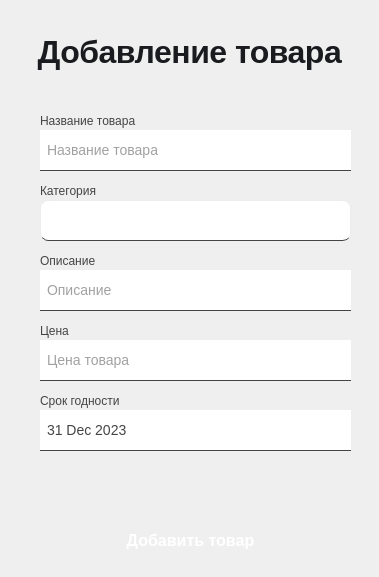
<?xml version="1.0" encoding="UTF-8"?>
<ui version="4.0">
 <class>MainWindow</class>
 <widget class="QMainWindow" name="MainWindow">
  <property name="geometry">
   <rect>
    <x>0</x>
    <y>0</y>
    <width>379</width>
    <height>577</height>
   </rect>
  </property>
  <property name="sizePolicy">
   <sizepolicy hsizetype="Fixed" vsizetype="Fixed">
    <horstretch>0</horstretch>
    <verstretch>0</verstretch>
   </sizepolicy>
  </property>
  <property name="minimumSize">
   <size>
    <width>379</width>
    <height>577</height>
   </size>
  </property>
  <property name="maximumSize">
   <size>
    <width>379</width>
    <height>577</height>
   </size>
  </property>
  <property name="windowTitle">
   <string>ProductManager</string>
  </property>
  <widget class="QWidget" name="centralwidget">
   <widget class="QLabel" name="label">
    <property name="geometry">
     <rect>
      <x>10</x>
      <y>30</y>
      <width>359</width>
      <height>67</height>
     </rect>
    </property>
    <property name="layoutDirection">
     <enum>Qt::LayoutDirection::LeftToRight</enum>
    </property>
    <property name="styleSheet">
     <string notr="true">color: #1A1B1F;
font-family: 'Inter', -apple-system, BlinkMacSystemFont, 'Segoe UI', Roboto, sans-serif;
font-size: 32px;
font-weight: 600;
letter-spacing: -0.5px;
margin-bottom: 24px;
text-align: left;
padding: 0;
line-height: 1.3;
border: none;</string>
    </property>
    <property name="text">
     <string>Добавление товара</string>
    </property>
    <property name="alignment">
     <set>Qt::AlignmentFlag::AlignCenter</set>
    </property>
   </widget>
   <widget class="QLabel" name="lbl_username_6">
    <property name="geometry">
     <rect>
      <x>40</x>
      <y>110</y>
      <width>101</width>
      <height>21</height>
     </rect>
    </property>
    <property name="styleSheet">
     <string notr="true">font-size: 12px;
color: #444;</string>
    </property>
    <property name="text">
     <string>Название товара</string>
    </property>
   </widget>
   <widget class="QLineEdit" name="le_name">
    <property name="geometry">
     <rect>
      <x>40</x>
      <y>130</y>
      <width>311</width>
      <height>41</height>
     </rect>
    </property>
    <property name="styleSheet">
     <string notr="true">border: none;
border-bottom: 1px solid #444;
font-size: 14px;
color: #444;
padding: 5px;

</string>
    </property>
    <property name="placeholderText">
     <string>Название товара</string>
    </property>
   </widget>
   <widget class="QLabel" name="lbl_username_7">
    <property name="geometry">
     <rect>
      <x>40</x>
      <y>180</y>
      <width>101</width>
      <height>21</height>
     </rect>
    </property>
    <property name="styleSheet">
     <string notr="true">font-size: 12px;
color: #444;</string>
    </property>
    <property name="text">
     <string>Категория </string>
    </property>
   </widget>
   <widget class="QLineEdit" name="le_description">
    <property name="geometry">
     <rect>
      <x>40</x>
      <y>270</y>
      <width>311</width>
      <height>41</height>
     </rect>
    </property>
    <property name="styleSheet">
     <string notr="true">border: none;
border-bottom: 1px solid #444;
font-size: 14px;
color: #444;
padding: 5px;

</string>
    </property>
    <property name="text">
     <string/>
    </property>
    <property name="placeholderText">
     <string>Описание</string>
    </property>
   </widget>
   <widget class="QLabel" name="lbl_username_8">
    <property name="geometry">
     <rect>
      <x>40</x>
      <y>250</y>
      <width>101</width>
      <height>21</height>
     </rect>
    </property>
    <property name="styleSheet">
     <string notr="true">font-size: 12px;
color: #444;</string>
    </property>
    <property name="text">
     <string>Описание</string>
    </property>
   </widget>
   <widget class="QLineEdit" name="le_price">
    <property name="geometry">
     <rect>
      <x>40</x>
      <y>340</y>
      <width>311</width>
      <height>41</height>
     </rect>
    </property>
    <property name="styleSheet">
     <string notr="true">border: none;
border-bottom: 1px solid #444;
font-size: 14px;
color: #444;
padding: 5px;

</string>
    </property>
    <property name="text">
     <string/>
    </property>
    <property name="placeholderText">
     <string>Цена товара</string>
    </property>
   </widget>
   <widget class="QLabel" name="lbl_username_9">
    <property name="geometry">
     <rect>
      <x>40</x>
      <y>320</y>
      <width>101</width>
      <height>21</height>
     </rect>
    </property>
    <property name="styleSheet">
     <string notr="true">font-size: 12px;
color: #444;</string>
    </property>
    <property name="text">
     <string>Цена</string>
    </property>
   </widget>
   <widget class="QLabel" name="lbl_username_10">
    <property name="geometry">
     <rect>
      <x>40</x>
      <y>390</y>
      <width>101</width>
      <height>21</height>
     </rect>
    </property>
    <property name="styleSheet">
     <string notr="true">font-size: 12px;
color: #444;</string>
    </property>
    <property name="text">
     <string>Срок годности</string>
    </property>
   </widget>
   <widget class="QDateEdit" name="dateEdit">
    <property name="geometry">
     <rect>
      <x>40</x>
      <y>410</y>
      <width>311</width>
      <height>41</height>
     </rect>
    </property>
    <property name="styleSheet">
     <string notr="true">border: none;
border-bottom: 1px solid #444;
font-size: 14px;
color: #444;
padding: 5px;

</string>
    </property>
    <property name="buttonSymbols">
     <enum>QAbstractSpinBox::ButtonSymbols::NoButtons</enum>
    </property>
    <property name="dateTime">
     <datetime>
      <hour>4</hour>
      <minute>0</minute>
      <second>0</second>
      <year>2023</year>
      <month>12</month>
      <day>31</day>
     </datetime>
    </property>
   </widget>
   <widget class="QPushButton" name="btn_add">
    <property name="geometry">
     <rect>
      <x>20</x>
      <y>520</y>
      <width>341</width>
      <height>41</height>
     </rect>
    </property>
    <property name="styleSheet">
     <string notr="true">QPushButton {
background-color: qlineargradient(spread:pad, x1:0, y1:0.5, x2:1, y2:0.5,
                                    stop:0 #00d4ff, stop:1 #ff00d4);
border-radius: 20px;
color: white;
font-size: 16px;
font-weight: bold;
padding: 5px;
}

QPushButton:hover {
background-color: qlineargradient(spread:pad, x1:0, y1:0.5, x2:1, y2:0.5,
                                            stop:0 #00c3e0, stop:1 #e000c3);
}

QPushButton:pressed {
background-color: qlineargradient(spread:pad, x1:0, y1:0.5, x2:1, y2:0.5,
                                      stop:0 #009bb8, stop:1 #b0009b);
}</string>
    </property>
    <property name="text">
     <string>Добавить товар</string>
    </property>
   </widget>
   <widget class="QComboBox" name="cb_category">
    <property name="geometry">
     <rect>
      <x>40</x>
      <y>200</y>
      <width>311</width>
      <height>41</height>
     </rect>
    </property>
    <property name="styleSheet">
     <string notr="true">QComboBox {
background-color: white;
border: 1px solid rgba(152, 159, 181, 30);
border-radius: 8px;
font-size: 14px;
color: black;
padding-left: 10px;

border-bottom: 1px solid #444;
color: #444;
padding: 5px;
}

QComboBox::drop-down {
    border: none;
    width: 20px;
}

QComboBox QAbstractItemView {
    background-color: white;
    selection-background-color: #0366d6;
    selection-color: white;
    color: #24292e;
}</string>
    </property>
    <item>
     <property name="text">
      <string/>
     </property>
    </item>
    <item>
     <property name="text">
      <string>Фрукты</string>
     </property>
    </item>
    <item>
     <property name="text">
      <string>Овощи</string>
     </property>
    </item>
    <item>
     <property name="text">
      <string>Сладости</string>
     </property>
    </item>
    <item>
     <property name="text">
      <string>Молочные товары</string>
     </property>
    </item>
    <item>
     <property name="text">
      <string>Мясо</string>
     </property>
    </item>
    <item>
     <property name="text">
      <string>Заморозка</string>
     </property>
    </item>
    <item>
     <property name="text">
      <string>Бакалея</string>
     </property>
    </item>
    <item>
     <property name="text">
      <string>Колбасные изделия</string>
     </property>
    </item>
   </widget>
  </widget>
 </widget>
 <tabstops>
  <tabstop>le_name</tabstop>
  <tabstop>cb_category</tabstop>
  <tabstop>le_description</tabstop>
  <tabstop>le_price</tabstop>
  <tabstop>dateEdit</tabstop>
  <tabstop>btn_add</tabstop>
 </tabstops>
 <resources/>
 <connections/>
</ui>
